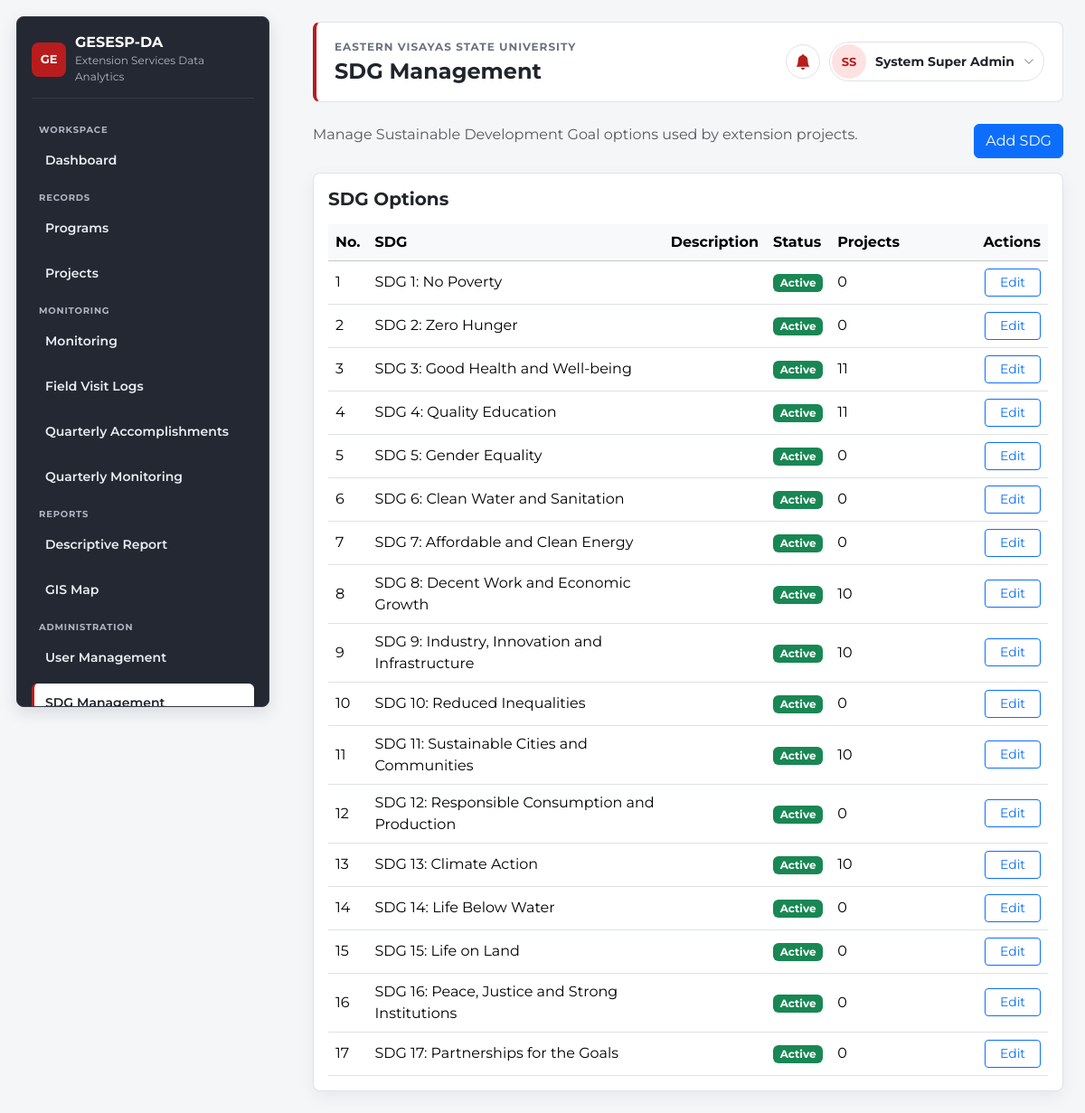
Screenshot of /index.php?page=sdgs (signed in) with the database file from the repository.
### tables this page shows
CREATE TABLE `sdgs` (
  `id` int(11) NOT NULL,
  `sdg_number` int(11) DEFAULT NULL,
  `title` varchar(180) NOT NULL,
  `description` text DEFAULT NULL,
  `status` enum('Active','Inactive') DEFAULT 'Active',
  `created_at` timestamp NOT NULL DEFAULT current_timestamp(),
  `updated_at` timestamp NULL DEFAULT NULL ON UPDATE current_timestamp()
);

### app/controllers/SdgController.php (called while the page is built, shortened)
<?php
require_once "app/models/Sdg.php";
class SdgController {
    private $model;
    public function __construct($db) {
        $this->model = new Sdg($db);
    }
    public function index() {
        $sdgs = $this->model->all();
        include "app/views/sdgs/index.php";
    }
}
?>

### app/models/Sdg.php (called while the page is built, shortened)
<?php
class Sdg {
    private $conn;
    private $defaultSdgs = [
        [1, 'No Poverty'],
        [2, 'Zero Hunger'],
        [3, 'Good Health and Well-being'],
        [4, 'Quality Education'],
        [5, 'Gender Equality'],
        [6, 'Clean Water and Sanitation'],
        [7, 'Affordable and Clean Energy'],
        [8, 'Decent Work and Economic Growth'],
        [9, 'Industry, Innovation and Infrastructure'],
        [10, 'Reduced Inequalities'],
        [11, 'Sustainable Cities and Communities'],
        [12, 'Responsible Consumption and Production'],
        [13, 'Climate Action'],
        [14, 'Life Below Water'],
        [15, 'Life on Land'],
        [16, 'Peace, Justice and Strong Institutions'],
        [17, 'Partnerships for the Goals'],
    ];
    public function __construct($db) {
        $this->conn = $db;
        $this->ensureTables();
    }
    private function esc($value) {
        return $this->conn->real_escape_string($value ?? '');
    }
    private function ensureTables() {
        $this->ensureProjectSdgColumn();
    }
    private function ensureProjectSdgColumn() {
        $result = @$this->conn->query("SHOW COLUMNS FROM projects LIKE 'sdg'");
        if($result && $row = $result->fetch_assoc()) {
            if(stripos((string)($row['Type'] ?? ''), 'text') !== false) return true;
        }
        return true;
    }
    private function seedDefaults() {
        foreach($this->defaultSdgs as $sdg) {
            $number = intval($sdg[0]);
            $title = $this->esc($sdg[1]);
        }
    }
    public function label($row) {
        $title = trim((string)($row['title'] ?? ''));
        $number = intval($row['sdg_number'] ?? 0);
        return $number > 0 ? "SDG $number: $title" : $title;
    }
    private function attachLabels($rows) {
        return $rows;
    }
    public function all() {
        $sql = "SELECT sdgs.*,
                    (SELECT COUNT(*) FROM project_sdgs WHERE project_sdgs.sdg_id = sdgs.id) AS project_count
                FROM sdgs
                ORDER BY COALESCE(sdg_number, 999), title";
        $result = $this->conn->query($sql);
        $data = [];
        if($result) while($row = $result->fetch_assoc()) $data[] = $row;
        return $this->attachLabels($data);
    }
}
?>

### app/views/sdgs/index.php (the view, shortened to what this page needs)
<?php include "app/views/layouts/header.php"; ?>
<div class="d-flex flex-wrap justify-content-between align-items-start gap-3 mb-3">
    <p class="text-muted mb-0">Manage Sustainable Development Goal options used by extension projects.</p>
    <button class="btn btn-primary" data-bs-toggle="modal" data-bs-target="#addSdgModal">Add SDG</button>
</div>
<div class="card p-3">
    <div class="d-flex justify-content-between align-items-center mb-3">
        <h5 class="fw-bold mb-0">SDG Options</h5>
    </div>
    <div class="table-responsive">
        <table class="table table-hover align-middle mb-0">
            <thead class="table-light">
                <tr>
                    <th>No.</th>
                    <th>SDG</th>
                    <th>Description</th>
                    <th>Status</th>
                    <th>Projects</th>
                    <th class="text-end actions-column">Actions</th>
                </tr>
            </thead>
            <tbody>
            <?php foreach($sdgs as $sdg): ?>
                <?php $sdgId = intval($sdg['id']); ?>
                <tr>
                    <td><?= !empty($sdg['sdg_number']) ? intval($sdg['sdg_number']) : '-' ?></td>
                    <td><?= htmlspecialchars($sdg['label'] ?? '') ?></td>
                    <td><?= htmlspecialchars($sdg['description'] ?? '') ?></td>
                    <td>
                        <span class="badge bg-<?= ($sdg['status'] ?? 'Active') === 'Active' ? 'success' : 'secondary' ?>">
                            <?= htmlspecialchars($sdg['status'] ?? 'Active') ?>
                        </span>
                    </td>
                    <td><?= intval($sdg['project_count'] ?? 0) ?></td>
                    <td class="text-end table-actions actions-column">
                        <button class="btn btn-sm btn-outline-primary" data-bs-toggle="modal" data-bs-target="#editSdgModal<?= $sdgId ?>">Edit</button>
                    </td>
                </tr>
            <?php endforeach; ?>
            </tbody>
        </table>
    </div>
</div>
<?php include "app/views/layouts/footer.php"; ?>

### public/assets/css/style.css (style rules this page uses)
:root { --font-sans: "Montserrat", Arial, Helvetica, sans-serif; --bs-body-font-family: var(--font-sans); --body-bg: #f5f6f8; --surface: #ffffff; --border: #dfe3e8; --text: #20242b; --muted: #6b7280; --sidebar-bg: #242832; --sidebar-border: #353b47; --sidebar-text: #f8fafc; --sidebar-muted: #aeb6c2; --accent: #b91c1c; --accent-soft: #fee2e2; }
* { box-sizing: border-box; }
body { min-height: 100vh; margin: 0; background: var(--body-bg); color: var(--text); font-family: var(--font-sans); }
.card { border: 1px solid var(--border); border-radius: 8px; box-shadow: 0 6px 18px rgba(15, 23, 42, .06); }
.actions-column { position: sticky; right: 0; z-index: 2; width: 156px; min-width: 156px; background: var(--surface); box-shadow: -8px 0 14px rgba(15, 23, 42, .06); }
thead .actions-column { z-index: 3; background: #f8f9fa; }
.table-actions { vertical-align: middle; white-space: nowrap; }
.table-actions .btn { min-width: 62px; }

### rows the page displays
sdgs: sdg_number "1", label "SDG 1: No Poverty", status "Active", project_count "0"
sdgs: sdg_number "2", label "SDG 2: Zero Hunger", status "Active", project_count "0"
sdgs: sdg_number "3", label "SDG 3: Good Health and Well-being", status "Active", project_count "11"
sdgs: sdg_number "4", label "SDG 4: Quality Education", status "Active", project_count "11"
sdgs: sdg_number "5", label "SDG 5: Gender Equality", status "Active", project_count "0"
sdgs: sdg_number "6", label "SDG 6: Clean Water and Sanitation", status "Active", project_count "0"
sdgs: sdg_number "7", label "SDG 7: Affordable and Clean Energy", status "Active", project_count "0"
sdgs: sdg_number "8", label "SDG 8: Decent Work and Economic Growth", status "Active", project_count "10"
sdgs: sdg_number "9", label "SDG 9: Industry, Innovation and Infrastructure", status "Active", project_count "10"
sdgs: sdg_number "10", label "SDG 10: Reduced Inequalities", status "Active", project_count "0"
sdgs: sdg_number "11", label "SDG 11: Sustainable Cities and Communities", status "Active", project_count "10"
sdgs: sdg_number "12", label "SDG 12: Responsible Consumption and Production", status "Active", project_count "0"
sdgs: sdg_number "13", label "SDG 13: Climate Action", status "Active", project_count "10"
sdgs: sdg_number "14", label "SDG 14: Life Below Water", status "Active", project_count "0"
sdgs: sdg_number "15", label "SDG 15: Life on Land", status "Active", project_count "0"
sdgs: sdg_number "16", label "SDG 16: Peace, Justice and Strong Institutions", status "Active", project_count "0"
sdgs: sdg_number "17", label "SDG 17: Partnerships for the Goals", status "Active", project_count "0"

### other values shown
systemName() "GESESP-DA"
systemSubtitle() "Extension Services Data Analytics"
$pageTitle "SDG Management"
$initials "SS"
$fullName "System Super Admin"
